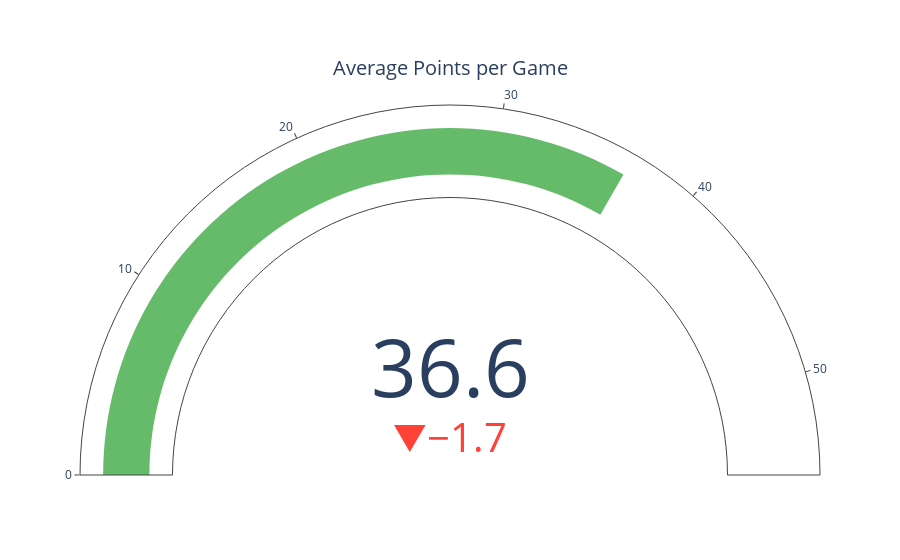

Notebook code cell kept with this figure:
### Code cell
fig = go.Figure(
    go.Indicator(
        mode="gauge+number+delta",
        value=head_2_head_stats['average_ppg'],
        title="Average Points per Game",
        delta={"reference": 38.3}
    )
)

fig.update_traces(gauge_bar_color="#66bb6a")

### Figure 1 — Plotly figure (JSON) as saved in the notebook; plotly's stock layout.template omitted (floating-point values rounded to 4 significant figures)
{"data": [{"delta": {"reference": 38.3}, "gauge": {"bar": {"color": "#66bb6a"}}, "mode": "gauge+number+delta", "title": {"text": "Average Points per Game"}, "type": "indicator", "value": 36.62}], "layout": {}}
